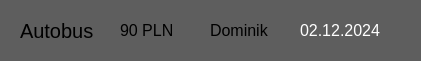
    <widget class="QWidget" name="wydatek2" native="true">
     <property name="geometry">
      <rect>
       <x>10</x>
       <y>80</y>
       <width>421</width>
       <height>61</height>
      </rect>
     </property>
     <property name="palette">
      <palette>
       <active>
        <colorrole role="WindowText">
         <brush brushstyle="SolidPattern">
          <color alpha="255">
           <red>255</red>
           <green>255</green>
           <blue>255</blue>
          </color>
         </brush>
        </colorrole>
        <colorrole role="Button">
         <brush brushstyle="SolidPattern">
          <color alpha="255">
           <red>94</red>
           <green>94</green>
           <blue>94</blue>
          </color>
         </brush>
        </colorrole>
        <colorrole role="Light">
         <brush brushstyle="SolidPattern">
          <color alpha="255">
           <red>38</red>
           <green>39</green>
           <blue>41</blue>
          </color>
         </brush>
        </colorrole>
        <colorrole role="Midlight">
         <brush brushstyle="SolidPattern">
          <color alpha="255">
           <red>31</red>
           <green>32</green>
           <blue>34</blue>
          </color>
         </brush>
        </colorrole>
        <colorrole role="Dark">
         <brush brushstyle="SolidPattern">
          <color alpha="255">
           <red>13</red>
           <green>13</green>
           <blue>14</blue>
          </color>
         </brush>
        </colorrole>
        <colorrole role="Mid">
         <brush brushstyle="SolidPattern">
          <color alpha="255">
           <red>17</red>
           <green>17</green>
           <blue>18</blue>
          </color>
         </brush>
        </colorrole>
        <colorrole role="Text">
         <brush brushstyle="SolidPattern">
          <color alpha="255">
           <red>255</red>
           <green>255</green>
           <blue>255</blue>
          </color>
         </brush>
        </colorrole>
        <colorrole role="BrightText">
         <brush brushstyle="SolidPattern">
          <color alpha="255">
           <red>255</red>
           <green>255</green>
           <blue>255</blue>
          </color>
         </brush>
        </colorrole>
        <colorrole role="ButtonText">
         <brush brushstyle="SolidPattern">
          <color alpha="255">
           <red>255</red>
           <green>255</green>
           <blue>255</blue>
          </color>
         </brush>
        </colorrole>
        <colorrole role="Base">
         <brush brushstyle="SolidPattern">
          <color alpha="255">
           <red>94</red>
           <green>94</green>
           <blue>94</blue>
          </color>
         </brush>
        </colorrole>
        <colorrole role="Window">
         <brush brushstyle="SolidPattern">
          <color alpha="255">
           <red>94</red>
           <green>94</green>
           <blue>94</blue>
          </color>
         </brush>
        </colorrole>
        <colorrole role="Shadow">
         <brush brushstyle="SolidPattern">
          <color alpha="255">
           <red>0</red>
           <green>0</green>
           <blue>0</blue>
          </color>
         </brush>
        </colorrole>
        <colorrole role="AlternateBase">
         <brush brushstyle="SolidPattern">
          <color alpha="255">
           <red>12</red>
           <green>13</green>
           <blue>13</blue>
          </color>
         </brush>
        </colorrole>
        <colorrole role="ToolTipBase">
         <brush brushstyle="SolidPattern">
          <color alpha="255">
           <red>255</red>
           <green>255</green>
           <blue>220</blue>
          </color>
         </brush>
        </colorrole>
        <colorrole role="ToolTipText">
         <brush brushstyle="SolidPattern">
          <color alpha="255">
           <red>0</red>
           <green>0</green>
           <blue>0</blue>
          </color>
         </brush>
        </colorrole>
        <colorrole role="PlaceholderText">
         <brush brushstyle="SolidPattern">
          <color alpha="127">
           <red>255</red>
           <green>255</green>
           <blue>255</blue>
          </color>
         </brush>
        </colorrole>
        <colorrole role="Accent">
         <brush brushstyle="SolidPattern">
          <color alpha="255">
           <red>0</red>
           <green>0</green>
           <blue>0</blue>
          </color>
         </brush>
        </colorrole>
       </active>
       <inactive>
        <colorrole role="WindowText">
         <brush brushstyle="SolidPattern">
          <color alpha="255">
           <red>255</red>
           <green>255</green>
           <blue>255</blue>
          </color>
         </brush>
        </colorrole>
        <colorrole role="Button">
         <brush brushstyle="SolidPattern">
          <color alpha="255">
           <red>94</red>
           <green>94</green>
           <blue>94</blue>
          </color>
         </brush>
        </colorrole>
        <colorrole role="Light">
         <brush brushstyle="SolidPattern">
          <color alpha="255">
           <red>38</red>
           <green>39</green>
           <blue>41</blue>
          </color>
         </brush>
        </colorrole>
        <colorrole role="Midlight">
         <brush brushstyle="SolidPattern">
          <color alpha="255">
           <red>31</red>
           <green>32</green>
           <blue>34</blue>
          </color>
         </brush>
        </colorrole>
        <colorrole role="Dark">
         <brush brushstyle="SolidPattern">
          <color alpha="255">
           <red>13</red>
           <green>13</green>
           <blue>14</blue>
          </color>
         </brush>
        </colorrole>
        <colorrole role="Mid">
         <brush brushstyle="SolidPattern">
          <color alpha="255">
           <red>17</red>
           <green>17</green>
           <blue>18</blue>
          </color>
         </brush>
        </colorrole>
        <colorrole role="Text">
         <brush brushstyle="SolidPattern">
          <color alpha="255">
           <red>255</red>
           <green>255</green>
           <blue>255</blue>
          </color>
         </brush>
        </colorrole>
        <colorrole role="BrightText">
         <brush brushstyle="SolidPattern">
          <color alpha="255">
           <red>255</red>
           <green>255</green>
           <blue>255</blue>
          </color>
         </brush>
        </colorrole>
        <colorrole role="ButtonText">
         <brush brushstyle="SolidPattern">
          <color alpha="255">
           <red>255</red>
           <green>255</green>
           <blue>255</blue>
          </color>
         </brush>
        </colorrole>
        <colorrole role="Base">
         <brush brushstyle="SolidPattern">
          <color alpha="255">
           <red>94</red>
           <green>94</green>
           <blue>94</blue>
          </color>
         </brush>
        </colorrole>
        <colorrole role="Window">
         <brush brushstyle="SolidPattern">
          <color alpha="255">
           <red>94</red>
           <green>94</green>
           <blue>94</blue>
          </color>
         </brush>
        </colorrole>
        <colorrole role="Shadow">
         <brush brushstyle="SolidPattern">
          <color alpha="255">
           <red>0</red>
           <green>0</green>
           <blue>0</blue>
          </color>
         </brush>
        </colorrole>
        <colorrole role="AlternateBase">
         <brush brushstyle="SolidPattern">
          <color alpha="255">
           <red>12</red>
           <green>13</green>
           <blue>13</blue>
          </color>
         </brush>
        </colorrole>
        <colorrole role="ToolTipBase">
         <brush brushstyle="SolidPattern">
          <color alpha="255">
           <red>255</red>
           <green>255</green>
           <blue>220</blue>
          </color>
         </brush>
        </colorrole>
        <colorrole role="ToolTipText">
         <brush brushstyle="SolidPattern">
          <color alpha="255">
           <red>0</red>
           <green>0</green>
           <blue>0</blue>
          </color>
         </brush>
        </colorrole>
        <colorrole role="PlaceholderText">
         <brush brushstyle="SolidPattern">
          <color alpha="127">
           <red>255</red>
           <green>255</green>
           <blue>255</blue>
          </color>
         </brush>
        </colorrole>
        <colorrole role="Accent">
         <brush brushstyle="SolidPattern">
          <color alpha="255">
           <red>0</red>
           <green>0</green>
           <blue>0</blue>
          </color>
         </brush>
        </colorrole>
       </inactive>
       <disabled>
        <colorrole role="WindowText">
         <brush brushstyle="SolidPattern">
          <color alpha="255">
           <red>13</red>
           <green>13</green>
           <blue>14</blue>
          </color>
         </brush>
        </colorrole>
        <colorrole role="Button">
         <brush brushstyle="SolidPattern">
          <color alpha="255">
           <red>94</red>
           <green>94</green>
           <blue>94</blue>
          </color>
         </brush>
        </colorrole>
        <colorrole role="Light">
         <brush brushstyle="SolidPattern">
          <color alpha="255">
           <red>38</red>
           <green>39</green>
           <blue>41</blue>
          </color>
         </brush>
        </colorrole>
        <colorrole role="Midlight">
         <brush brushstyle="SolidPattern">
          <color alpha="255">
           <red>31</red>
           <green>32</green>
           <blue>34</blue>
          </color>
         </brush>
        </colorrole>
        <colorrole role="Dark">
         <brush brushstyle="SolidPattern">
          <color alpha="255">
           <red>13</red>
           <green>13</green>
           <blue>14</blue>
          </color>
         </brush>
        </colorrole>
        <colorrole role="Mid">
         <brush brushstyle="SolidPattern">
          <color alpha="255">
           <red>17</red>
           <green>17</green>
           <blue>18</blue>
          </color>
         </brush>
        </colorrole>
        <colorrole role="Text">
         <brush brushstyle="SolidPattern">
          <color alpha="255">
           <red>13</red>
           <green>13</green>
           <blue>14</blue>
          </color>
         </brush>
        </colorrole>
        <colorrole role="BrightText">
         <brush brushstyle="SolidPattern">
          <color alpha="255">
           <red>255</red>
           <green>255</green>
           <blue>255</blue>
          </color>
         </brush>
        </colorrole>
        <colorrole role="ButtonText">
         <brush brushstyle="SolidPattern">
          <color alpha="255">
           <red>13</red>
           <green>13</green>
           <blue>14</blue>
          </color>
         </brush>
        </colorrole>
        <colorrole role="Base">
         <brush brushstyle="SolidPattern">
          <color alpha="255">
           <red>94</red>
           <green>94</green>
           <blue>94</blue>
          </color>
         </brush>
        </colorrole>
        <colorrole role="Window">
         <brush brushstyle="SolidPattern">
          <color alpha="255">
           <red>94</red>
           <green>94</green>
           <blue>94</blue>
          </color>
         </brush>
        </colorrole>
        <colorrole role="Shadow">
         <brush brushstyle="SolidPattern">
          <color alpha="255">
           <red>0</red>
           <green>0</green>
           <blue>0</blue>
          </color>
         </brush>
        </colorrole>
        <colorrole role="AlternateBase">
         <brush brushstyle="SolidPattern">
          <color alpha="255">
           <red>25</red>
           <green>26</green>
           <blue>27</blue>
          </color>
         </brush>
        </colorrole>
        <colorrole role="ToolTipBase">
         <brush brushstyle="SolidPattern">
          <color alpha="255">
           <red>255</red>
           <green>255</green>
           <blue>220</blue>
          </color>
         </brush>
        </colorrole>
        <colorrole role="ToolTipText">
         <brush brushstyle="SolidPattern">
          <color alpha="255">
           <red>0</red>
           <green>0</green>
           <blue>0</blue>
          </color>
         </brush>
        </colorrole>
        <colorrole role="PlaceholderText">
         <brush brushstyle="SolidPattern">
          <color alpha="127">
           <red>13</red>
           <green>13</green>
           <blue>14</blue>
          </color>
         </brush>
        </colorrole>
        <colorrole role="Accent">
         <brush brushstyle="SolidPattern">
          <color alpha="255">
           <red>18</red>
           <green>18</green>
           <blue>19</blue>
          </color>
         </brush>
        </colorrole>
       </disabled>
      </palette>
     </property>
     <property name="autoFillBackground">
      <bool>false</bool>
     </property>
     <property name="styleSheet">
      <string notr="true">	background-color: rgb(94, 94, 94);</string>
     </property>
     <widget class="QLabel" name="labelNazwa2">
      <property name="geometry">
       <rect>
        <x>20</x>
        <y>20</y>
        <width>91</width>
        <height>21</height>
       </rect>
      </property>
      <property name="font">
       <font>
        <family>Tahoma</family>
        <pointsize>15</pointsize>
        <bold>false</bold>
       </font>
      </property>
      <property name="text">
       <string>Autobus</string>
      </property>
     </widget>
     <widget class="QLabel" name="labelKwota2">
      <property name="geometry">
       <rect>
        <x>120</x>
        <y>20</y>
        <width>71</width>
        <height>21</height>
       </rect>
      </property>
      <property name="font">
       <font>
        <family>Tahoma</family>
        <pointsize>12</pointsize>
        <bold>false</bold>
       </font>
      </property>
      <property name="text">
       <string>90 PLN</string>
      </property>
     </widget>
     <widget class="QLabel" name="labelOsoba2">
      <property name="geometry">
       <rect>
        <x>210</x>
        <y>20</y>
        <width>71</width>
        <height>21</height>
       </rect>
      </property>
      <property name="font">
       <font>
        <family>Tahoma</family>
        <pointsize>12</pointsize>
        <bold>false</bold>
       </font>
      </property>
      <property name="text">
       <string>Dominik</string>
      </property>
     </widget>
     <widget class="QLabel" name="labelOsoba_5">
      <property name="geometry">
       <rect>
        <x>300</x>
        <y>20</y>
        <width>101</width>
        <height>21</height>
       </rect>
      </property>
      <property name="font">
       <font>
        <family>Tahoma</family>
        <pointsize>12</pointsize>
        <bold>false</bold>
       </font>
      </property>
      <property name="styleSheet">
       <string notr="true">color: rgb(255, 255, 255);</string>
      </property>
      <property name="text">
       <string>02.12.2024</string>
      </property>
     </widget>
    </widget>
